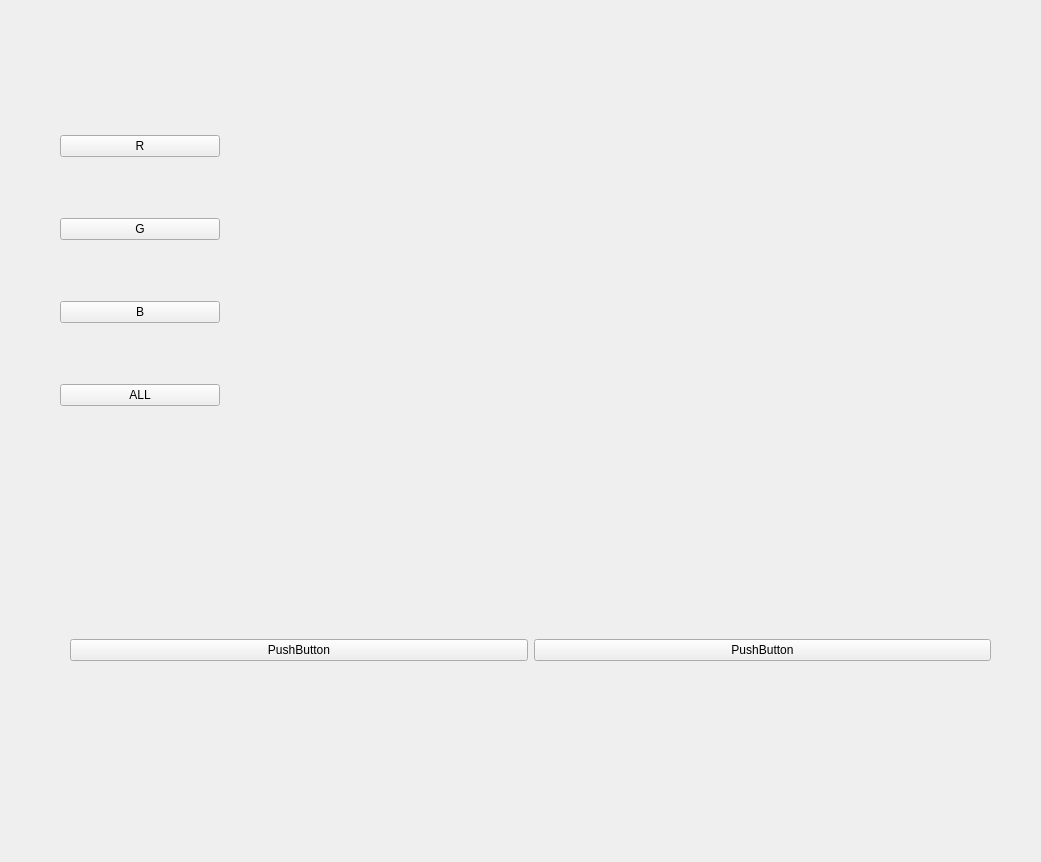
<?xml version="1.0" encoding="UTF-8"?>
<ui version="4.0">
 <class>Form</class>
 <widget class="QWidget" name="Form">
  <property name="geometry">
   <rect>
    <x>0</x>
    <y>0</y>
    <width>1041</width>
    <height>862</height>
   </rect>
  </property>
  <property name="windowTitle">
   <string>Красивый калькулятор</string>
  </property>
  <widget class="QWidget" name="verticalLayoutWidget">
   <property name="geometry">
    <rect>
     <x>60</x>
     <y>80</y>
     <width>160</width>
     <height>381</height>
    </rect>
   </property>
   <layout class="QVBoxLayout" name="verticalLayout">
    <item>
     <widget class="QPushButton" name="pushButton">
      <property name="text">
       <string>R</string>
      </property>
     </widget>
    </item>
    <item>
     <widget class="QPushButton" name="pushButton_2">
      <property name="text">
       <string>G</string>
      </property>
     </widget>
    </item>
    <item>
     <widget class="QPushButton" name="pushButton_3">
      <property name="text">
       <string>B</string>
      </property>
     </widget>
    </item>
    <item>
     <widget class="QPushButton" name="pushButton_4">
      <property name="text">
       <string>ALL</string>
      </property>
     </widget>
    </item>
   </layout>
  </widget>
  <widget class="QWidget" name="horizontalLayoutWidget">
   <property name="geometry">
    <rect>
     <x>70</x>
     <y>610</y>
     <width>921</width>
     <height>81</height>
    </rect>
   </property>
   <layout class="QHBoxLayout" name="horizontalLayout">
    <item>
     <widget class="QPushButton" name="pushButton_5">
      <property name="text">
       <string>PushButton</string>
      </property>
     </widget>
    </item>
    <item>
     <widget class="QPushButton" name="pushButton_7">
      <property name="text">
       <string>PushButton</string>
      </property>
     </widget>
    </item>
   </layout>
  </widget>
 </widget>
 <resources/>
 <connections/>
 <buttongroups>
  <buttongroup name="buttonGroup_digits"/>
  <buttongroup name="buttonGroup_binary"/>
 </buttongroups>
</ui>
